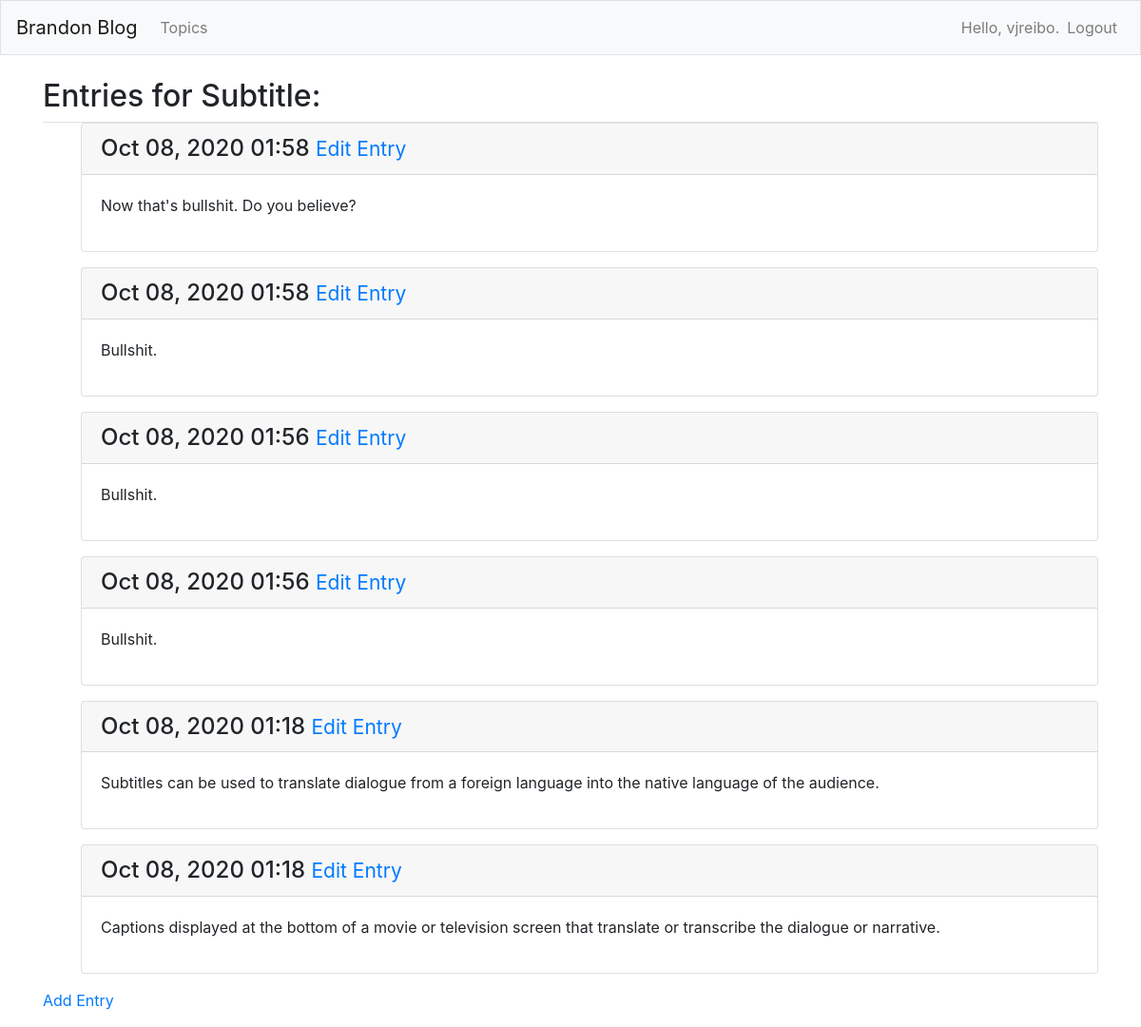
Screenshot of /topic/1/ (signed in) with the database file from the repository.
### app1/models.py (models this page shows, shortened)
class Topic(models.Model):
    text = models.CharField(max_length=20)
    date = models.DateTimeField(auto_now_add=True)
    owner = models.ForeignKey(User, on_delete=models.CASCADE)
    def __str__(self):
        return self.text

class Entry(models.Model):
    text = models.TextField()
    date = models.DateTimeField(auto_now_add=True)
    topic = models.ForeignKey(Topic, on_delete=models.CASCADE)
    class Meta:
        verbose_name_plural = 'entries'

### app1/views.py (the view)
# urls.py: path('topic/<int:topic_id>/', views.topic, name="topic"),
@login_required
def topic(request, topic_id):
    topic = get_object_or_404(Topic, id=topic_id)
    if topic.owner != request.user:
        raise Http404
    entries = topic.entry_set.order_by('-date')
    context = {'entries': entries, 'topic': topic}
    return render(request, 'app1/topic.html', context)

### app1/templates/app1/topic.html
{% extends 'app1/base.html' %}
{% load bootstrap4 %}
{% block page_header %}
<h2>Entries for {{topic}}:</h2>
{% endblock page_header %}
{% block content %}
<ul>
    {% for entry in entries %}
    <div class="card mb-3">
        <h4 class="card-header">{{entry.date|date:'M d, Y H:i'}}
            <small><a href="{% url 'app1:edit_entry' entry.id %}">Edit Entry</a></small>
        </h4>
        <div class="card-body">
            {{entry.text|linebreaks}}
        </div>
    </div>
    {% empty %}
    <p>Empty!</p>
    {% endfor %}
</ul>
<p><a href="{% url 'app1:new_entry' topic.id %}">Add Entry</a></p>
{% endblock content %}

### app1/templates/app1/base.html (shortened to what this page needs)
{% load bootstrap4 %}
<!DOCTYPE html>
<html lang="en">
    <head>
        {% bootstrap_css %}
    </head>
    <body>
        <nav class="navbar navbar-expand-md bg-light navbar-light mb-4 border">
            <a class="navbar-brand" href="{% url 'app1:index' %}">Brandon Blog</a>
            <div class="collapse navbar-collapse" id="navbarCollapse">
                <ul class="navbar-nav mr-auto">
                  <li class="nav-item"><a class="nav-link" href="{% url 'app1:topics' %}">Topics</a></li>
                </ul>
                <ul class="navbar-nav ml-auto">
                    {% if user.is_authenticated %}
                    <li class="nav-item">
                        <span class="navbar-text">Hello, {{user.username}}.</span>
                    <li class="nav-item"><a class="nav-link" href="{% url 'users:logout' %}">Logout</a></li>
                    {% else %}
                    <li class="nav-item"><a class="nav-link" href="{% url 'users:login' %}">Login</a></li>
                    <li class="nav-item"><a class="nav-link" href="{% url 'users:register' %}">Register</a></li>
                    {% endif %}
                </ul>
            </div>
        </nav>
        <main role="main" class="container">
            <div class="pd-2 mg-2 border-bottom">
                {% block page_header %}{% endblock page_header %}
            </div>
            <div>
                {% block content %}{% endblock content %}
            </div>
        </main>
    </body>
</html>

### rows the page displays
Topic: text "Subtitle"
Entry: date "Oct 08, 2020 01:58", text "Now that's bullshit. Do you believe?"
Entry: date "Oct 08, 2020 01:58", text "Bullshit."
Entry: date "Oct 08, 2020 01:56", text "Bullshit."
Entry: date "Oct 08, 2020 01:56", text "Bullshit."
Entry: date "Oct 08, 2020 01:18", text "Subtitles can be used to translate dialogue from a foreign language into the native language of the audience."
Entry: date "Oct 08, 2020 01:18", text "Captions displayed at the bottom of a movie or television screen that translate or transcribe the dialogue or narrative."

### other values shown
{{ user.username }} "vjreibo"
